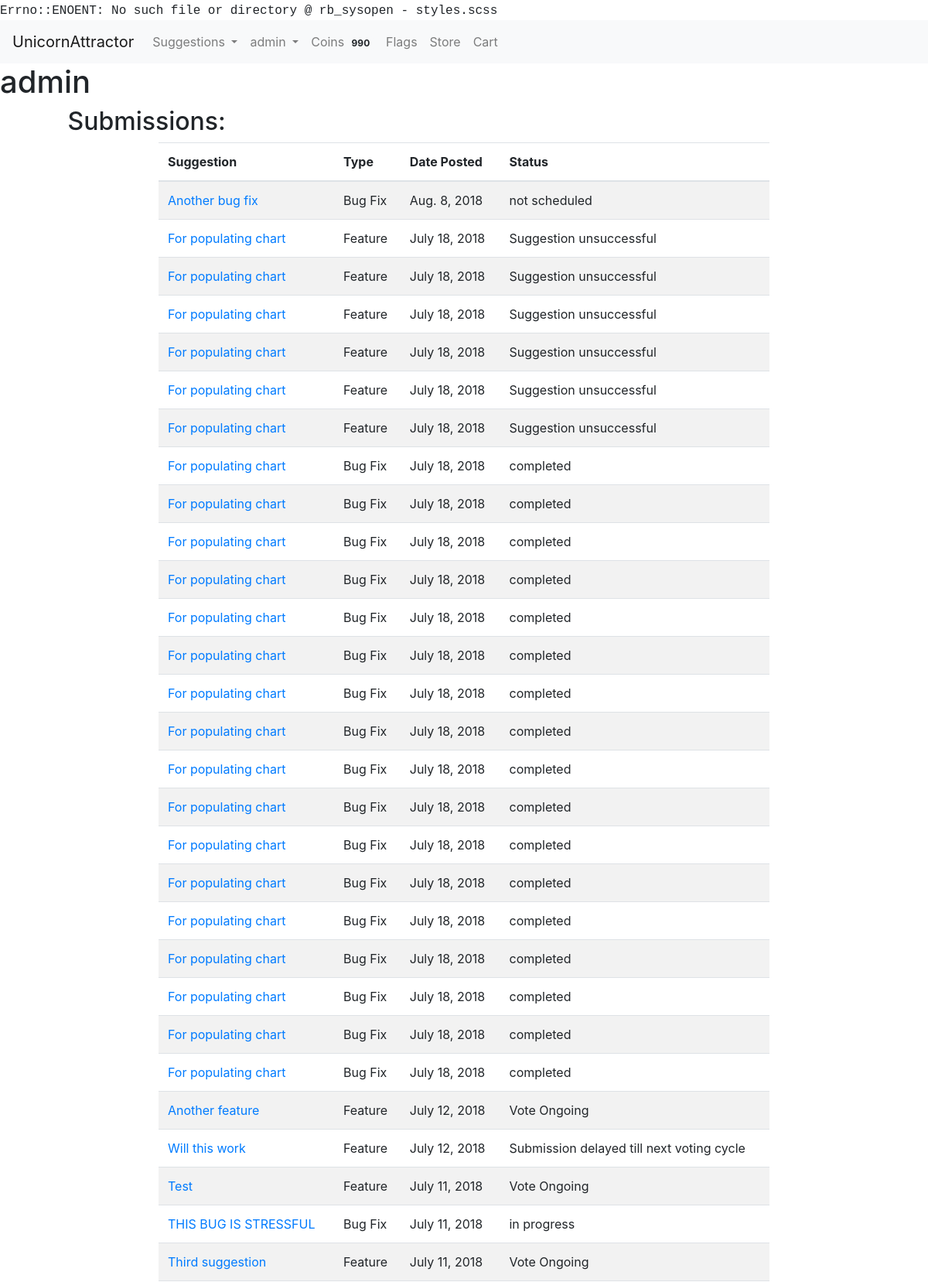
/user/1 (signed in, upper part), run on the app's committed database.
### accounts/models.py (models this page shows)
class User(AbstractUser):
    USERNAME_FIELD = "email"
    email = models.EmailField('email address', blank=False, unique=True)
    REQUIRED_FIELDS = []
    def __str__(self):
        return self.username

### usersuggestions/models.py (models this page shows, shortened)
class SuggestionAdminPage(models.Model):
    status_choices = ((0, "not scheduled"), (1, "scheduled"), (2, "in progress"), (3, "completed"))
    priority_choices = ((0, "low"), (1, 'normal'), (2, 'high'))
    suggestion = models.ForeignKey(Suggestion, null=False, on_delete=models.CASCADE)
    status = models.PositiveSmallIntegerField(choices=status_choices, default=0)
    developer_assigned = models.ForeignKey(User, null=True, blank=True, on_delete=models.PROTECT)
    priority = models.PositiveSmallIntegerField(choices=priority_choices, null=True, blank=True, default=1)
    date_started = models.DateField(null=True, blank=True)
    estimated_days_to_complete = models.PositiveSmallIntegerField(null=True, blank=True)
    expected_completion_date = models.DateField(null=True, blank=True)
    date_completed = models.DateField(null=True, blank=True)
    in_current_voting_cycle = models.BooleanField(blank=False, default=True)
    github_branch = models.CharField(null=True, blank=True, max_length=50)
    was_successful = models.NullBooleanField(blank=True, null=True)
    current_winner = models.BooleanField(blank=False, default=False)

class Suggestion(models.Model):
    suggestion_choices = ((True, 'Feature'), (False, 'Bug Fix'))
    is_feature = models.BooleanField(blank=False, default=False, choices=suggestion_choices)
    user = models.ForeignKey(User, null=False, on_delete=models.PROTECT)
    title = models.CharField(max_length=200, blank=False)
    details = RichTextUploadingField()
    date_time = models.DateTimeField(auto_now_add=True)
    delay_submission = models.BooleanField(null=False, blank=True, default=False)

### unicornapp/views.py (the view)
# urls.py: url(r'^user/(?P<user_id>\d+)$', render_userpage, name='userpage'),
@login_required()
def render_userpage(request, user_id):
    user = get_object_or_404(User, id=user_id)
    if request.user == user:
        values = get_userpage_values(user)
        return render(request, "userpage.html", {"user": user,
                                                 "votes": values["votes"], "purchases": values["purchases"],
                                                 "coin_history": values["coin_history"],
                                                 "suggestions": values["suggestions"],
                                                 })
    else:
        return redirect("issue_tracker")

### market/cart.py (called while the page is built)
    def __len__(self):
        return sum(item['quantity'] for item in self.cart.values())

### market/coins.py (called while the page is built)
def return_user_coins(user):
    UserCoins.objects.get_or_create(user=user)
    user_row = UserCoins.objects.get(user=user)
    return user_row.coins

### market/contexts.py (called while the page is built)
def cart(request):
    return {'cart': Cart(request)}

def usercoins(request):
    if request.user.is_authenticated:
        user = request.user
        coins_amount = return_user_coins(user)
        return {"usercoins": coins_amount}
    else:
        return {"usercoins": None}

def coins_are_enabled(request):
    return {"coins_are_enabled": settings.COINS_ENABLED}

### market/models.py (called while the page is built)
    def __str__(self):
        return self.name

### unicornapp/views.py (called while the page is built)
def get_userpage_values(user):
    votes = Upvote.objects.filter(user=user).order_by("-date_time")
    purchases = Order.objects.filter(user=user).order_by("-date_time")
    coin_history = UserCoinHistory.objects.filter(user=user).order_by("-date_time")
    suggestions = SuggestionAdminPage.objects.filter(suggestion__user=user).order_by("-suggestion__date_time")
    for purchase in purchases:
        purchase.items = OrderItem.objects.filter(order=purchase)
        purchase.total_cost = 0
        for item in purchase.items:
            purchase.total_cost += item.total_purchase_price
    values_dictionary = {"purchases": purchases,
                         "coin_history": coin_history, "votes": votes, "suggestions": suggestions
                         }
    return values_dictionary

### unicornapp/templates/userpage.html (shortened to what this page needs)
{% extends 'base.html' %} {% block title %} {{ user }} {% endblock %} {% block content %}
<main id="userpage">
    <h1 id="header">{{ user }}</h1>
    <div class="row">
        <div class="offset-md-1">
            <h2 class="section-header">Submissions:</h2>
        </div>
    </div>
    <div class="row">
        <div class="col-xs-12 table-col col-md-8 offset-md-2">
            {% if suggestions|length == 0 %}
            <p class="no-entry-text">You have not submitted any suggestions</p>
            {% else %}
            <table class="table submissions-table table-striped">
                <thead>
                    <tr>
                        <th scope="col">Suggestion</th>
                        <th scope="col">Type</th>
                        <th scope="col">Date Posted</th>
                        <th scope="col">Status</th>
                    </tr>
                </thead>
                <tbody>
                    {% for suggestion in suggestions %}
                    <tr>
                        <td><a href="{% url 'view_suggestion' suggestion.suggestion.id %}">{{ suggestion.suggestion.title }}</a> </td>
                        <td>{{ suggestion.suggestion.get_is_feature_display }}</td>
                        <td>{{ suggestion.suggestion.date_time.date }}</td>
                        <td class="status">
                            {% if suggestion.suggestion.is_feature %} {% if suggestion.in_current_voting_cycle %} Vote Ongoing {% elif suggestion.suggestion.delay_submission %} Submission delayed till next voting cycle {% elif suggestion.was_successful == True %} Suggestion Successful
                            {% else %} Suggestion unsuccessful {% endif %} {% else %} {{ suggestion.get_status_display }} {% endif %}
                        </td>
                    </tr>
                    {% endfor %}
                </tbody>
            </table>
            {% endif %}
        </div>
    </div>
</main>
{% endblock %}

### templates/base.html (shortened to what this page needs)
<!DOCTYPE html> {% load staticfiles %}
<html lang="en">
<head>
    <link rel="stylesheet" href="https://maxcdn.bootstrapcdn.com/bootstrap/4.0.0/css/bootstrap.min.css">
    <link rel="stylesheet" href="{% static 'css/styles.css' %}">
</head>
<body>
    <nav class="navbar navbar-expand-lg navbar-light bg-light justify-content-between">
        <a class="navbar-brand website-title" href="{% url 'home' %}">UnicornAttractor</a>
        <div class="collapse navbar-collapse" id="navbarSupportedContent">
            <ul class="navbar-nav mr-auto">
                <li class="nav-item dropdown">
                    <a class="nav-link dropdown-toggle" href="{% url 'issue_tracker' %}" id="navbarDropdown" role="button" data-toggle="dropdown" aria-haspopup="true" aria-expanded="false">
                        Suggestions
                    </a>
                </li>
                {% if user.is_authenticated %}
                <li class="nav-item dropdown">
                    <a class="nav-link dropdown-toggle" href="#" id="navbarDropdownUser" role="button" data-toggle="dropdown" aria-haspopup="true" aria-expanded="false">
                        {{ user.username }}
                    </a>
                </li>
                {% if coins_are_enabled %}
                <li class="nav-item">
                    <a class="nav-link" href="{% url 'earn_coins' %}"> Coins <span class="badge badge-light">{{ usercoins }}</span></a>
                </li>
                {% endif %} {% endif %} {% if request.user.is_staff %}
                <li class="nav-item">
                    <a class="nav-link" href="{% url 'flags' %}">Flags</a>
                </li>
                {% endif %}
                <li class="nav-item">
                    <a class="nav-link" href="{% url 'store' %}">Store</a>
                </li>
                <li class="nav-item">
                    <a class="nav-link" href="{% url 'view_cart' %}">Cart </a>
                </li>
            </ul>
        </div>
    </nav>
    {% block content %}{% endblock %}
</body>
</html>

### styles.css (style rules this page uses)
body:before { white-space: pre; font-family: monospace; content: "Errno::ENOENT: No such file or directory @ rb_sysopen - styles.scss"; }

### data on the page
User: username "admin"
SuggestionAdminPage: suggestion "Another bug fix", suggestion.is_feature "Bug Fix", suggestion.date_time "Aug. 8, 2018", status "not scheduled"
SuggestionAdminPage: suggestion "For populating chart", suggestion.is_feature "Feature", suggestion.date_time "July 18, 2018", in_current_voting_cycle "Suggestion unsuccessful"
SuggestionAdminPage: suggestion "For populating chart", suggestion.is_feature "Feature", suggestion.date_time "July 18, 2018", in_current_voting_cycle "Suggestion unsuccessful"
SuggestionAdminPage: suggestion "For populating chart", suggestion.is_feature "Feature", suggestion.date_time "July 18, 2018", in_current_voting_cycle "Suggestion unsuccessful"
SuggestionAdminPage: suggestion "For populating chart", suggestion.is_feature "Feature", suggestion.date_time "July 18, 2018", in_current_voting_cycle "Suggestion unsuccessful"
SuggestionAdminPage: suggestion "For populating chart", suggestion.is_feature "Feature", suggestion.date_time "July 18, 2018", in_current_voting_cycle "Suggestion unsuccessful"
SuggestionAdminPage: suggestion "For populating chart", suggestion.is_feature "Feature", suggestion.date_time "July 18, 2018", in_current_voting_cycle "Suggestion unsuccessful"
SuggestionAdminPage: suggestion "For populating chart", suggestion.is_feature "Bug Fix", suggestion.date_time "July 18, 2018", status "completed"
SuggestionAdminPage: suggestion "For populating chart", suggestion.is_feature "Bug Fix", suggestion.date_time "July 18, 2018", status "completed"
SuggestionAdminPage: suggestion "For populating chart", suggestion.is_feature "Bug Fix", suggestion.date_time "July 18, 2018", status "completed"
SuggestionAdminPage: suggestion "For populating chart", suggestion.is_feature "Bug Fix", suggestion.date_time "July 18, 2018", status "completed"
SuggestionAdminPage: suggestion "For populating chart", suggestion.is_feature "Bug Fix", suggestion.date_time "July 18, 2018", status "completed"
SuggestionAdminPage: suggestion "For populating chart", suggestion.is_feature "Bug Fix", suggestion.date_time "July 18, 2018", status "completed"
SuggestionAdminPage: suggestion "For populating chart", suggestion.is_feature "Bug Fix", suggestion.date_time "July 18, 2018", status "completed"
SuggestionAdminPage: suggestion "For populating chart", suggestion.is_feature "Bug Fix", suggestion.date_time "July 18, 2018", status "completed"
SuggestionAdminPage: suggestion "For populating chart", suggestion.is_feature "Bug Fix", suggestion.date_time "July 18, 2018", status "completed"
SuggestionAdminPage: suggestion "For populating chart", suggestion.is_feature "Bug Fix", suggestion.date_time "July 18, 2018", status "completed"
SuggestionAdminPage: suggestion "For populating chart", suggestion.is_feature "Bug Fix", suggestion.date_time "July 18, 2018", status "completed"
SuggestionAdminPage: suggestion "For populating chart", suggestion.is_feature "Bug Fix", suggestion.date_time "July 18, 2018", status "completed"
SuggestionAdminPage: suggestion "For populating chart", suggestion.is_feature "Bug Fix", suggestion.date_time "July 18, 2018", status "completed"
SuggestionAdminPage: suggestion "For populating chart", suggestion.is_feature "Bug Fix", suggestion.date_time "July 18, 2018", status "completed"
SuggestionAdminPage: suggestion "For populating chart", suggestion.is_feature "Bug Fix", suggestion.date_time "July 18, 2018", status "completed"
SuggestionAdminPage: suggestion "For populating chart", suggestion.is_feature "Bug Fix", suggestion.date_time "July 18, 2018", status "completed"
SuggestionAdminPage: suggestion "For populating chart", suggestion.is_feature "Bug Fix", suggestion.date_time "July 18, 2018", status "completed"
SuggestionAdminPage: suggestion "Another feature", suggestion.is_feature "Feature", suggestion.date_time "July 12, 2018", in_current_voting_cycle "Vote Ongoing"
SuggestionAdminPage: suggestion "Will this work", suggestion.is_feature "Feature", suggestion.date_time "July 12, 2018", shows "Submission delayed till next voting cycle"
SuggestionAdminPage: suggestion "Test", suggestion.is_feature "Feature", suggestion.date_time "July 11, 2018", in_current_voting_cycle "Vote Ongoing"
SuggestionAdminPage: suggestion "THIS BUG IS STRESSFUL", suggestion.is_feature "Bug Fix", suggestion.date_time "July 11, 2018", status "in progress"
SuggestionAdminPage: suggestion "Third suggestion", suggestion.is_feature "Feature", suggestion.date_time "July 11, 2018", in_current_voting_cycle "Vote Ongoing"

### other printed values
{{ usercoins }} "990"
